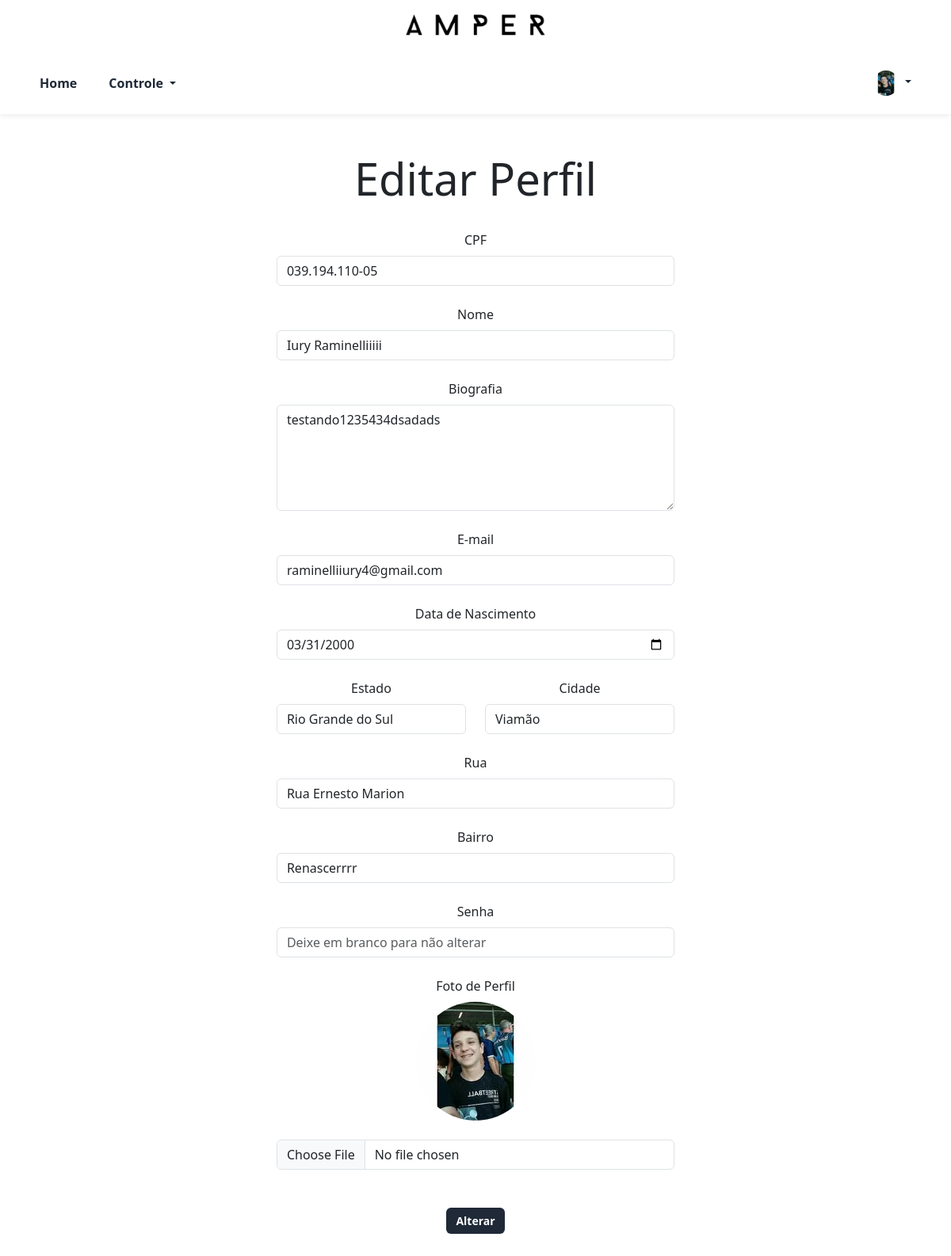
Screenshot of /src/View/AlterarPerfil.php (signed in) with the database file from the repository.
### tables this page shows
CREATE TABLE `user` (
  `id` int(11) NOT NULL,
  `cpf` varchar(30) NOT NULL,
  `nome` varchar(100) NOT NULL,
  `dataNascimento` date NOT NULL,
  `email` varchar(255) NOT NULL,
  `tipo` varchar(20) DEFAULT NULL,
  `senha` varchar(255) NOT NULL,
  `imagem` varchar(255) NOT NULL,
  `id_estado` varchar(100) NOT NULL,
  `id_cidade` int(100) NOT NULL,
  `rua` varchar(100) NOT NULL,
  `bairro` varchar(100) NOT NULL,
  `biografia` varchar(1000) NOT NULL
);

CREATE TABLE `estado` (
  `Uf` varchar(5) NOT NULL,
  `Nome` varchar(100) NOT NULL
);

CREATE TABLE `cidade` (
  `Id` int(11) NOT NULL,
  `Codigo` int(11) NOT NULL,
  `Nome` varchar(100) NOT NULL,
  `estado_Uf` varchar(5) NOT NULL
);

### src/Conexao/ConexaoConfig.php (called while the page is built, shortened)
<?php
class ConexaoConfig {
	private $sgbd;
	private $host;
	private $bd;
	private $usuario;
	private $senha;
	public function __construct(){
		$iniFile = parse_ini_file(__DIR__ . "/config.ini");
		$this->sgbd = $iniFile["sgbd"];
		$this->host = $iniFile["host"];
		$this->bd = $iniFile["bd"];
		$this->usuario = $iniFile["usuario"];
		$this->senha = $iniFile["senha"];
	}
	public function getSgbd() {
		return $this->sgbd;
	}
	public function getHost() {
		return $this->host;
	}
	public function getBd() {
		return $this->bd;
	}
	public function getUsuario() {
		return $this->usuario;
	}
	public function getSenha() {
		return $this->senha;
	}
}

### src/Conexao/Conexao.php (called while the page is built, shortened)
<?php
include_once 'ConexaoConfig.php';
class Conexao {
    private static $conexao;
    public static function getConexao() {
    	$config = new ConexaoConfig();
    	if (!isset(self::$conexao)) {
    		self::$conexao = new PDO($config->getSgbd().":host=".$config->getHost()."; dbname=".$config->getBd().";", $config->getUsuario(), $config->getSenha());
    		self::$conexao->setAttribute(PDO::ATTR_ERRMODE, PDO::ERRMODE_EXCEPTION);
    	}
    	return self::$conexao;
    }
}
?>

### src/Controller/ConUser.php (called while the page is built, shortened)
<?php
    include_once __DIR__ . '/../Conexao/Conexao.php';
    include_once __DIR__ . '/../Model/User.php';
    class ConUser{
        private $conexao;
        public function __construct(){
            $this->conexao = Conexao::getConexao();
        }
        public function selectLoginUser1($email){
            $pstmt = $this->conexao->prepare("SELECT * FROM user WHERE email = :email ");
            $pstmt->bindValue(":email", $email);
            $pstmt->execute();
            $lista = $pstmt->fetchAll(PDO::FETCH_CLASS, user::class);
            return $lista;
        }
        public function selectUserById($id) {
            $pstmt = $this->conexao->prepare("SELECT * FROM user WHERE id = :id");
            $pstmt->bindValue(":id", $id);
            $pstmt->execute();
            $lista = $pstmt->fetchObject(User::class);
            return $lista;
        }
        public function getNomeEstado($uf) {
            $stmt = $this->conexao->prepare("SELECT Nome FROM estado WHERE Uf = :uf");
            $stmt->bindValue(':uf', $uf);
            $stmt->execute();
            return $stmt->fetchColumn();
        }
        public function getNomeCidade($idCidade) {
            $stmt = $this->conexao->prepare("SELECT Nome FROM cidade WHERE Id = :id");
            $stmt->bindValue(':id', $idCidade, PDO::PARAM_INT);
            $stmt->execute();
            return $stmt->fetchColumn();
        }
    }
?>

### src/Model/User.php (called while the page is built, shortened)
<?php
class User {
    private $cpf;
    private $nome;
    private $email;
    private $dataNascimento;
    private $imagem;
    private $biografia;
    private $rua;
    private $bairro;
    private $id_estado;
    private $id_cidade;
    public function __construct() {
        if (func_num_args() != 0) {
            $atributos = func_get_args()[0];
        }
    }
    public function getCPF() {
        return $this->cpf;
    }
    public function getNome() {
        return $this->nome;
    }
    public function getEmail() {
        return $this->email;
    }
    public function getDataNascimento() {
        return $this->dataNascimento;
    }
    public function getImagem() {
        return $this->imagem;
    }
    public function getBiografia() {
        return $this->biografia;
    }
    public function getRua() {
        return $this->rua;
    }
    public function getBairro() {
        return $this->bairro;
    }
    public function getIdEstado() {
        return $this->id_estado;
    }
    public function getIdCidade() {
        return $this->id_cidade;
    }
}
?>

### src/View/AlterarPerfil.php (the view, shortened to what this page needs)
<?php
include_once "src/Controller/ConUser.php";
include_once "src/Model/User.php";
$ConUser = new ConUser();
$linha = $ConUser->selectLoginUser1($_SESSION["USER_LOGIN2"]);
if ($linha != null) {
    $user = new User($linha[0]);
    $nomeEstado = $ConUser->getNomeEstado($user->getIdEstado());
    $nomeCidade = $ConUser->getNomeCidade($user->getIdCidade());
if (isset($_SESSION["USER_LOGIN"]) && ($_SESSION["USER_LOGIN"] != "admin" || $_SESSION["USER_LOGIN"] == "admin")) {
?>
<!DOCTYPE html>
<html lang="en">
<head>
</head>
<body>
    <?php include_once 'header.php'; ?>
    <div class="cor">
    <div class="container">
        <div class="container2">
            <form align="center" method="POST" enctype="multipart/form-data">
                <br><br>
                <h1 align="center" class="display-4">Editar Perfil</h1><br>
                <label for="cpf">CPF</label>
                <input type="text" class="form-control" name="cpf" value="<?php echo $user->getCPF(); ?>" autofocus="true"/><br>
                <label for="nome">Nome</label>
                <input type="text" class="form-control" name="nome" value="<?php echo $user->getNome(); ?>" autofocus="true" /><br>
                <label for="biografia">Biografia</label>
                <textarea class="form-control" name="biografia" rows="5" autofocus="true"><?php echo $user->getBiografia(); ?></textarea><br>
                <label for="email">E-mail</label>
                <input type="email" class="form-control" name="email" value="<?php echo $user->getEmail(); ?>"/><br>
                <label for="dataNascimento">Data de Nascimento</label>
                <?php
                    if (!empty($user->getDataNascimento())) {
                        $dataOriginal = $user->getDataNascimento();
                        $data = DateTime::createFromFormat('Y-m-d', $dataOriginal);
                        if ($data !== false) {
                            $dataFormatada = $data->format('Y-m-d');
                        } else {
                            $dataFormatada = '';
                        }
                    } else {
                        $dataFormatada = '';
                    }
                ?>
                <input type="date" class="form-control" name="dataNascimento" value="<?= $dataFormatada; ?>" /><br>
                <div class="row">
                    <div class="col-md-6">
                        <label for="id_estado">Estado</label>
                        <select class="form-control" name="id_estado" id="id_estado" required>
                            <option value="<?php echo $user->getIdEstado(); ?>"><?= htmlspecialchars($nomeEstado); ?></option>
                        </select>
                    </div>
                    <div class="col-md-6">
                        <label for="id_cidade">Cidade</label>
                        <select class="form-control" name="id_cidade" id="id_cidade" required>
                            <option value="<?php echo $user->getIdCidade(); ?>"><?= htmlspecialchars($nomeCidade); ?></option>
                        </select>
                    </div>
                </div>
                <br>
                <label for="rua">Rua</label>
                <input type="text" class="form-control" name="rua" value="<?php echo $user->getRua(); ?>"/><br>
                <label for="bairro">Bairro</label>
                <input type="text" class="form-control" name="bairro" value="<?php echo $user->getBairro(); ?>"/><br>
                <label for="senha">Senha</label>
                <input type="password" class="form-control" name="senha" placeholder="Deixe em branco para não alterar"/><br>
                <label for="imagem">Foto de Perfil</label><br>
                <?php if (!empty($user->getImagem())): ?>
                    <img src="<?= $user->getImagem() ?>" alt="Foto" width="150" height="150" class="rounded-circle">
                <?php endif; ?>
                <br><br>
                <input type="file" class="form-control" name="imagem"/><br>
                <br>
                <input type="submit" value="Alterar" class="btn" name="acao" />
            </form>
        </div>
    </div>
    <br><br>
</body>
</html>
<?php
}
?>
<?php
} else {
    echo "<h1>404 Não possui acesso.</h1>";
}
?>

### src/View/header.php (shortened to what this page needs)
<?php
include_once "src/Model/User.php";
include_once "src/Controller/ConUser.php";
if (isset($_SESSION["USER_LOGIN_ID"])) {
  $user_id = $_SESSION["USER_LOGIN_ID"];
  $ConUser = new ConUser();
  $userLogado = $ConUser->selectUserById($user_id);
}
$current_page = basename(parse_url($_SERVER['REQUEST_URI'], PHP_URL_PATH));
?>
<!DOCTYPE html>
<html lang="en">
<head>
  <link rel="stylesheet" href="https://stackpath.bootstrapcdn.com/bootstrap/4.5.2/css/bootstrap.min.css">
  <link href="https://cdn.jsdelivr.net/npm/bootstrap@5.3.3/dist/css/bootstrap.min.css" rel="stylesheet">
  <link href="https://getbootstrap.com/docs/5.3/assets/css/docs.css" rel="stylesheet">
  <link href='https://unpkg.com/boxicons@2.0.9/css/boxicons.min.css' rel='stylesheet'>
</head>
<body>
<header class="top-header">
  <div class="container">
    <a href="<?=HOME?>Home">
      <img src="src/View/img/amper.png" alt="Logo">
    </a>
  </div>
</header>
<div class="header-spacer"></div>
<header class="header-inicio">
  <nav class="navbar navbar-expand-lg navbar-light">
      <div class="container">
        <div class="collapse navbar-collapse justify-content-between" id="navbarNav">
          <ul class="navbar-nav">
            <?php
            if (isset($_SESSION["USER_LOGIN"]) && $_SESSION["USER_LOGIN"] == "admin") :
            ?>
              <li class="nav-item"><a class="nav-link <?= $current_page == 'Home' ? 'active' : '' ?>" href="<?=HOME?>Home">Home</a></li>
              <li class="nav-item dropdown">
              <a class="nav-link dropdown-toggle <?= in_array($current_page, ['CadastrarUser', 'VisualizarUser']) ? 'active' : '' ?>" href="#" role="button" data-bs-toggle="dropdown" aria-expanded="false">
                Controle
              </a>
            </li>
            <?php endif; ?>
          </ul>
          <ul class="navbar-nav">
            <?php if (!isset($_SESSION["USER_LOGIN"])) : ?>
              <div class="dropdown text">
                <a href="#" class="nav-link dropdown-toggle" data-bs-toggle="dropdown" aria-expanded="false">
                  <img src="src/View/img/perfil.png" alt="Foto" width="32" height="32" class="rounded-circle">
                </a>
                <ul class="dropdown-menu text-small">
                  <li><a class="dropdown-item" href="<?=HOME?>Login">Entrar</a></li>
                  <li><a class="dropdown-item" href="<?=HOME?>CadastrarUser">Cadastre-se</a></li>
                </ul>
              </div>
            <?php else : ?>
              <div class="dropdown text">
                <?php if (isset($_SESSION["USER_LOGIN"])) : ?>
                  <a href="#" class="nav-link dropdown-toggle" data-bs-toggle="dropdown" aria-expanded="false">
                    <img src="<?= $userLogado->getImagem() ?>" alt="Foto" width="32" height="32" class="rounded-circle">
                  </a>
                <?php endif; ?>
              </div>
            <?php endif; ?>
          </ul>
        </div>
      </div>
    </nav>
  </header>
</body>
</html>

### src/View/AlterarPerfil.php (style rules this page uses)
.container2 { width: 45%; margin: 0 auto; }

### src/View/header.php (style rules this page uses)
.top-header { position: fixed; top: 0; width: 100%; background-color: #ffffff; box-shadow: none; z-index: 1040; padding: 0.5rem 0; }
.top-header .container { display: flex; justify-content: center; align-items: center; }
.top-header img { height: 50px; }
.header-spacer { height: 65px; }
.header-inicio { background-color: #ffffff; box-shadow: 0 2px 8px rgba(0, 0, 0, 0.08); padding: 0.5rem 0; z-index: 1040; }
.navbar-nav { gap: 1.5rem; }
.navbar-nav .nav-link { color: #1f2937 !important; font-weight: 600; transition: color 0.2s ease-in-out, border-bottom 0.2s ease-in-out; padding-bottom: 5px; border-bottom: 2px solid transparent; }
.btn { background-color: #1f2937; color: #fff; font-size: 14px; font-weight: 600; border: none !important; transition: all linear 160ms; cursor: pointer; }

### rows the page displays
user: imagem (picture), cpf "039.194.110-05", nome "Iury Raminelliiiii", biografia "testando1235434dsadads", email "raminelliiury4@gmail.com", dataNascimento "03/31/2000", id_estado "Rio Grande do Sul", id_cidade "Viamão", rua "Rua Ernesto Marion", bairro "Renascerrrr"
